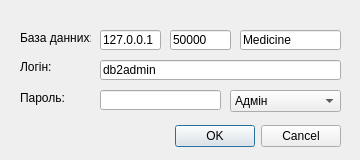
<?xml version="1.0" encoding="UTF-8"?>
<ui version="4.0">
 <class>Dialog</class>
 <widget class="QDialog" name="Dialog">
  <property name="windowModality">
   <enum>Qt::ApplicationModal</enum>
  </property>
  <property name="geometry">
   <rect>
    <x>0</x>
    <y>0</y>
    <width>360</width>
    <height>160</height>
   </rect>
  </property>
  <property name="minimumSize">
   <size>
    <width>360</width>
    <height>160</height>
   </size>
  </property>
  <property name="maximumSize">
   <size>
    <width>360</width>
    <height>160</height>
   </size>
  </property>
  <property name="windowTitle">
   <string>Діалог логіну</string>
  </property>
  <property name="sizeGripEnabled">
   <bool>false</bool>
  </property>
  <property name="modal">
   <bool>false</bool>
  </property>
  <widget class="QDialogButtonBox" name="buttonBox">
   <property name="geometry">
    <rect>
     <x>40</x>
     <y>120</y>
     <width>301</width>
     <height>32</height>
    </rect>
   </property>
   <property name="orientation">
    <enum>Qt::Horizontal</enum>
   </property>
   <property name="standardButtons">
    <set>QDialogButtonBox::Cancel|QDialogButtonBox::Ok</set>
   </property>
  </widget>
  <widget class="QLabel" name="label">
   <property name="geometry">
    <rect>
     <x>20</x>
     <y>60</y>
     <width>46</width>
     <height>13</height>
    </rect>
   </property>
   <property name="text">
    <string>Логін:</string>
   </property>
  </widget>
  <widget class="QLabel" name="label_2">
   <property name="geometry">
    <rect>
     <x>20</x>
     <y>90</y>
     <width>51</width>
     <height>16</height>
    </rect>
   </property>
   <property name="text">
    <string>Пароль:</string>
   </property>
  </widget>
  <widget class="QLineEdit" name="lineEdit">
   <property name="geometry">
    <rect>
     <x>100</x>
     <y>60</y>
     <width>241</width>
     <height>20</height>
    </rect>
   </property>
   <property name="text">
    <string>db2admin</string>
   </property>
  </widget>
  <widget class="QLineEdit" name="lineEdit_2">
   <property name="geometry">
    <rect>
     <x>100</x>
     <y>90</y>
     <width>121</width>
     <height>20</height>
    </rect>
   </property>
   <property name="echoMode">
    <enum>QLineEdit::Password</enum>
   </property>
  </widget>
  <widget class="QLabel" name="label_3">
   <property name="geometry">
    <rect>
     <x>20</x>
     <y>30</y>
     <width>71</width>
     <height>16</height>
    </rect>
   </property>
   <property name="text">
    <string>База данних:</string>
   </property>
  </widget>
  <widget class="QLineEdit" name="lineEdit_3">
   <property name="geometry">
    <rect>
     <x>100</x>
     <y>30</y>
     <width>61</width>
     <height>20</height>
    </rect>
   </property>
   <property name="text">
    <string>127.0.0.1</string>
   </property>
   <property name="readOnly">
    <bool>true</bool>
   </property>
  </widget>
  <widget class="QLineEdit" name="lineEdit_4">
   <property name="geometry">
    <rect>
     <x>170</x>
     <y>30</y>
     <width>61</width>
     <height>20</height>
    </rect>
   </property>
   <property name="inputMethodHints">
    <set>Qt::ImhPreferNumbers</set>
   </property>
   <property name="text">
    <string>50000</string>
   </property>
   <property name="readOnly">
    <bool>true</bool>
   </property>
  </widget>
  <widget class="QLineEdit" name="lineEdit_5">
   <property name="geometry">
    <rect>
     <x>240</x>
     <y>30</y>
     <width>101</width>
     <height>20</height>
    </rect>
   </property>
   <property name="text">
    <string>Medicine</string>
   </property>
   <property name="readOnly">
    <bool>true</bool>
   </property>
  </widget>
  <widget class="QComboBox" name="comboBox">
   <property name="geometry">
    <rect>
     <x>230</x>
     <y>90</y>
     <width>111</width>
     <height>22</height>
    </rect>
   </property>
   <item>
    <property name="text">
     <string>Адмін</string>
    </property>
   </item>
   <item>
    <property name="text">
     <string>Директор</string>
    </property>
   </item>
   <item>
    <property name="text">
     <string>Оператор</string>
    </property>
   </item>
  </widget>
 </widget>
 <resources/>
 <connections>
  <connection>
   <sender>buttonBox</sender>
   <signal>accepted()</signal>
   <receiver>Dialog</receiver>
   <slot>accept()</slot>
   <hints>
    <hint type="sourcelabel">
     <x>248</x>
     <y>254</y>
    </hint>
    <hint type="destinationlabel">
     <x>157</x>
     <y>274</y>
    </hint>
   </hints>
  </connection>
  <connection>
   <sender>buttonBox</sender>
   <signal>rejected()</signal>
   <receiver>Dialog</receiver>
   <slot>reject()</slot>
   <hints>
    <hint type="sourcelabel">
     <x>316</x>
     <y>260</y>
    </hint>
    <hint type="destinationlabel">
     <x>286</x>
     <y>274</y>
    </hint>
   </hints>
  </connection>
 </connections>
</ui>
